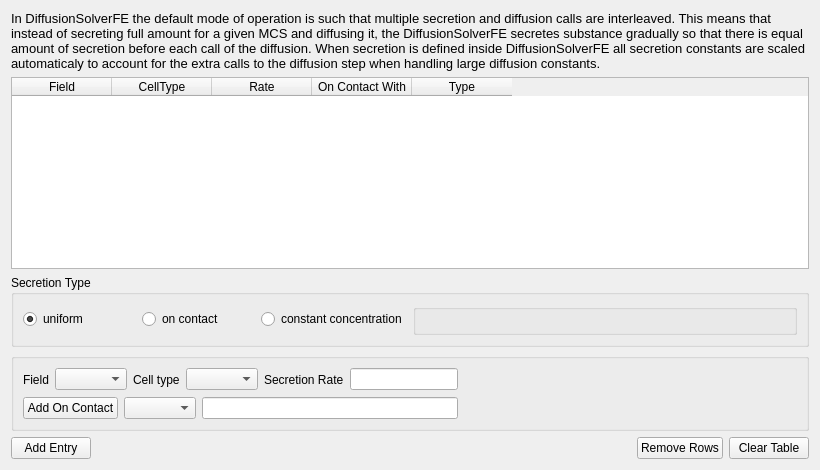
  <widget class="QWizardPage" name="wizardPageDiffusion_secretion">
   <property name="minimumSize">
    <size>
     <width>723</width>
     <height>0</height>
    </size>
   </property>
   <property name="title">
    <string>Secretion in DiffusionFE plugin</string>
   </property>
   <layout class="QVBoxLayout" name="verticalLayout_24">
    <item>
     <widget class="QLabel" name="secretion_diffuseFE_info_label">
      <property name="font">
       <font>
        <pointsize>10</pointsize>
       </font>
      </property>
      <property name="styleSheet">
       <string notr="true"/>
      </property>
      <property name="lineWidth">
       <number>4</number>
      </property>
      <property name="text">
       <string>In DiffusionSolverFE the default mode of operation is such that multiple secretion and diffusion calls are interleaved. This means that instead of secreting full amount for a given MCS and diffusing it, the DiffusionSolverFE secretes substance gradually so that there is equal amount of secretion before each call of the diffusion. When secretion is defined inside DiffusionSolverFE all secretion constants are scaled automaticaly to account for the extra calls to the diffusion step when handling large diffusion constants.</string>
      </property>
      <property name="wordWrap">
       <bool>true</bool>
      </property>
     </widget>
    </item>
    <item>
     <widget class="QTableWidget" name="secretion_DiffusionFE_Table">
      <property name="baseSize">
       <size>
        <width>580</width>
        <height>0</height>
       </size>
      </property>
      <column>
       <property name="text">
        <string>Field</string>
       </property>
      </column>
      <column>
       <property name="text">
        <string>CellType</string>
       </property>
      </column>
      <column>
       <property name="text">
        <string>Rate</string>
       </property>
      </column>
      <column>
       <property name="text">
        <string>On Contact With</string>
       </property>
      </column>
      <column>
       <property name="text">
        <string>Type</string>
       </property>
      </column>
     </widget>
    </item>
    <item>
     <widget class="QGroupBox" name="diff_secr_type_GB">
      <property name="title">
       <string>Secretion Type</string>
      </property>
      <layout class="QHBoxLayout" name="horizontalLayout_13">
       <item>
        <layout class="QHBoxLayout" name="horizontalLayout_12">
         <item>
          <widget class="QRadioButton" name="secrUniformRB_2">
           <property name="toolTip">
            <string>Secretion at a constant rate.</string>
           </property>
           <property name="toolTipDuration">
            <number>-1</number>
           </property>
           <property name="text">
            <string>uniform</string>
           </property>
           <property name="checked">
            <bool>true</bool>
           </property>
          </widget>
         </item>
         <item>
          <widget class="QRadioButton" name="secrOnContactRB_2">
           <property name="toolTip">
            <string>Secrete diffusant only on cell contact.</string>
           </property>
           <property name="text">
            <string>on contact</string>
           </property>
          </widget>
         </item>
         <item>
          <widget class="QRadioButton" name="secrConstConcRB_2">
           <property name="toolTip">
            <string>Constant concentration</string>
           </property>
           <property name="toolTipDuration">
            <number>-1</number>
           </property>
           <property name="text">
            <string>constant concentration</string>
           </property>
          </widget>
         </item>
        </layout>
       </item>
       <item>
        <widget class="QGroupBox" name="diff_secr_emptyGB">
         <property name="title">
          <string/>
         </property>
        </widget>
       </item>
      </layout>
     </widget>
    </item>
    <item>
     <widget class="QGroupBox" name="diff_secr_field_GB">
      <property name="title">
       <string/>
      </property>
      <layout class="QGridLayout" name="gridLayout_7">
       <item row="0" column="0">
        <layout class="QHBoxLayout" name="diff_secr_fieldCellType_horizontalLayout">
         <item>
          <widget class="QLabel" name="label_27">
           <property name="text">
            <string>Field</string>
           </property>
          </widget>
         </item>
         <item>
          <widget class="QComboBox" name="secrFieldCB_2"/>
         </item>
         <item>
          <widget class="QLabel" name="label_46">
           <property name="text">
            <string>Cell type</string>
           </property>
          </widget>
         </item>
         <item>
          <widget class="QComboBox" name="secrCellTypeCB_2"/>
         </item>
         <item>
          <widget class="QLabel" name="secrRateLB_2">
           <property name="text">
            <string>Secretion Rate</string>
           </property>
          </widget>
         </item>
         <item>
          <widget class="QLineEdit" name="secrRateLE_2"/>
         </item>
        </layout>
       </item>
       <item row="1" column="0">
        <layout class="QHBoxLayout" name="horizontalLayout_28">
         <item>
          <widget class="QPushButton" name="secrAddOnContactPB_2">
           <property name="text">
            <string>Add On Contact</string>
           </property>
          </widget>
         </item>
         <item>
          <widget class="QComboBox" name="secrOnContactCellTypeCB_2"/>
         </item>
         <item>
          <widget class="QLineEdit" name="secrOnContactLE_2">
           <property name="readOnly">
            <bool>true</bool>
           </property>
          </widget>
         </item>
        </layout>
       </item>
       <item row="1" column="1">
        <spacer name="horizontalSpacer_7">
         <property name="orientation">
          <enum>Qt::Horizontal</enum>
         </property>
         <property name="sizeHint" stdset="0">
          <size>
           <width>40</width>
           <height>20</height>
          </size>
         </property>
        </spacer>
       </item>
       <item row="0" column="1" colspan="2">
        <spacer name="horizontalSpacer_16">
         <property name="orientation">
          <enum>Qt::Horizontal</enum>
         </property>
         <property name="sizeHint" stdset="0">
          <size>
           <width>333</width>
           <height>23</height>
          </size>
         </property>
        </spacer>
       </item>
      </layout>
     </widget>
    </item>
    <item>
     <layout class="QHBoxLayout" name="diff_secr_table_entries_horizontalLayout">
      <item>
       <widget class="QPushButton" name="secrAddRowPB_2">
        <property name="font">
         <font>
          <pointsize>9</pointsize>
         </font>
        </property>
        <property name="text">
         <string>Add Entry</string>
        </property>
       </widget>
      </item>
      <item>
       <spacer name="horizontalSpacer_3">
        <property name="orientation">
         <enum>Qt::Horizontal</enum>
        </property>
        <property name="sizeHint" stdset="0">
         <size>
          <width>30</width>
          <height>20</height>
         </size>
        </property>
       </spacer>
      </item>
      <item>
       <widget class="QPushButton" name="secrRemoveRowsPB_2">
        <property name="font">
         <font>
          <pointsize>9</pointsize>
         </font>
        </property>
        <property name="text">
         <string>Remove Rows</string>
        </property>
       </widget>
      </item>
      <item>
       <widget class="QPushButton" name="secrClearTablePB_2">
        <property name="font">
         <font>
          <pointsize>9</pointsize>
         </font>
        </property>
        <property name="text">
         <string>Clear Table</string>
        </property>
       </widget>
      </item>
     </layout>
    </item>
   </layout>
  </widget>
